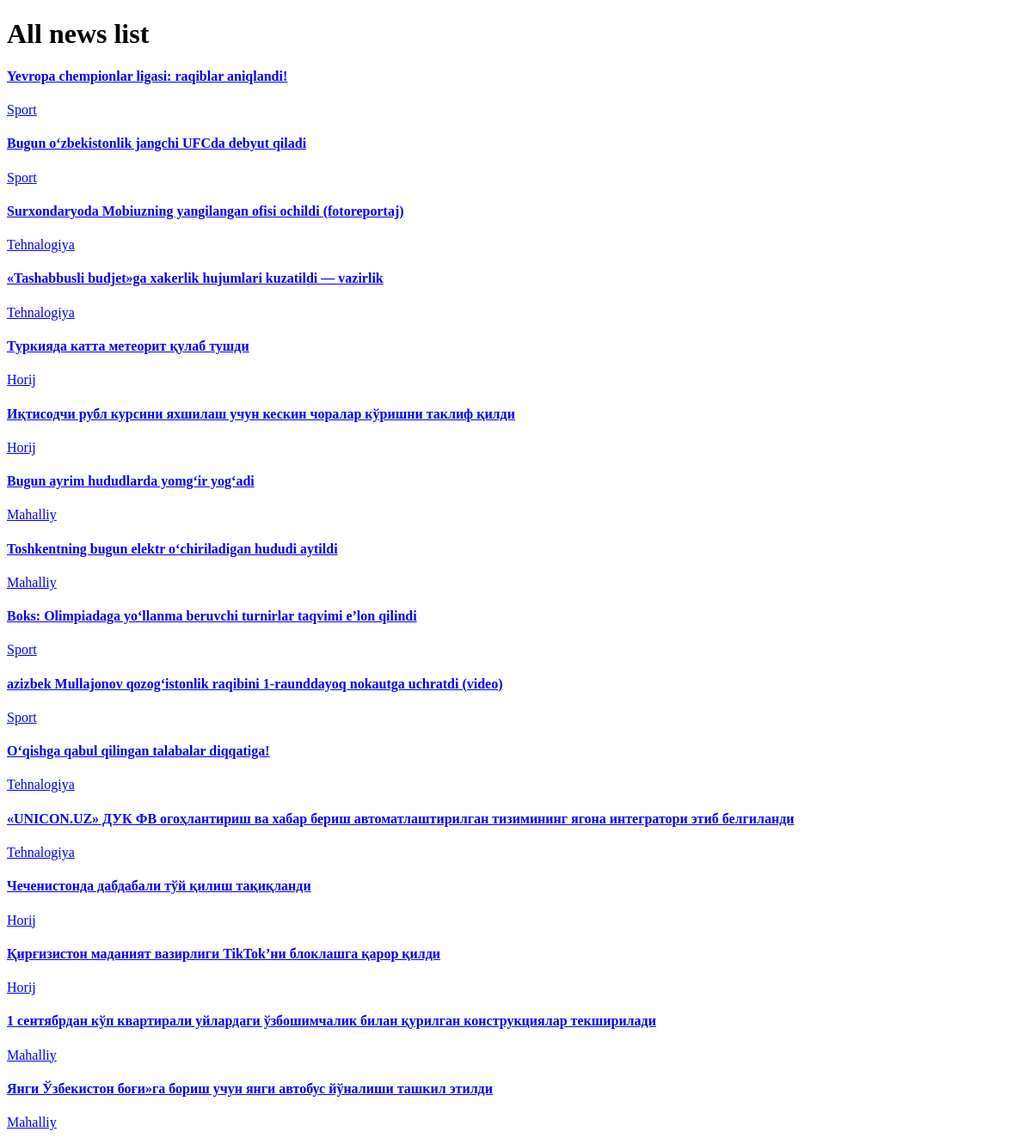
Before: /news/ with the older database file.
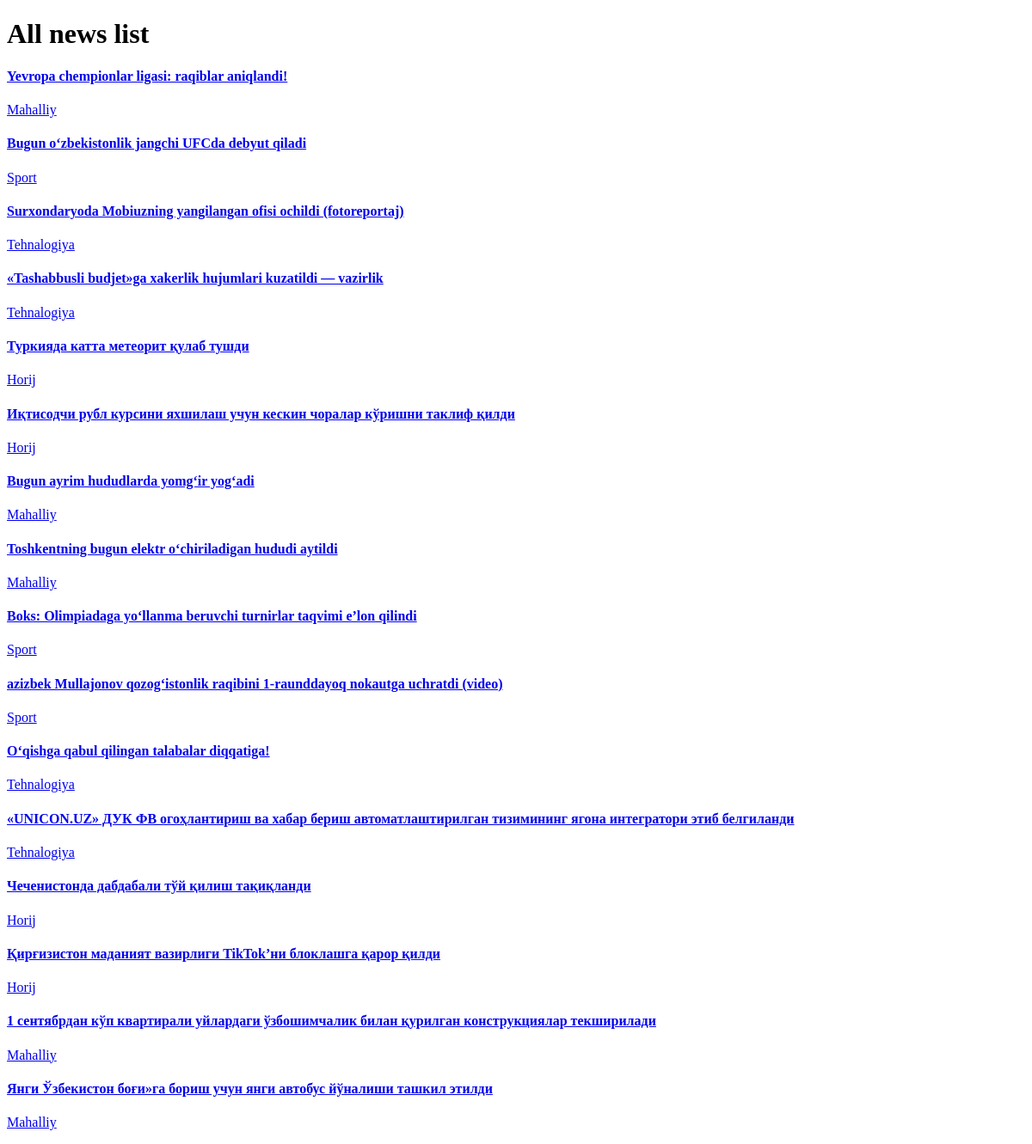
After: the same page with the newer database file.
### news_app/models.py (models this page shows, shortened)
class News(models.Model):
    class Status(models.TextChoices):
        Draft = 'DF', 'Draft'
        Published = 'PB', 'Published'
    title = models.CharField(max_length=250)
    slug = models.SlugField(max_length=250)
    body = models.TextField()
    image = models.ImageField(upload_to='news/images')
    category = models.ForeignKey(Category,
                                 on_delete=models.CASCADE
                                 )
    publish_time = models.DateTimeField(default=timezone.now)
    created_time = models.DateTimeField(auto_now_add=True)
    updated_time = models.DateTimeField(auto_now=True)
    status = models.CharField(max_length=2,
                              choices=Status.choices,
                              default=Status.Draft
                              )
    objects = models.Manager()
    published = PublishedManager()
    class Meta:
        ordering = ["-publish_time"]

class Category(models.Model):
    name = models.CharField(max_length=150)
    def __str__(self):
        return self.name

### news_app/views.py (the view)
# urls.py: path('news/', news_list, name='all_news_list'),
def news_list(request):
    news_list = News.published.all()
    context = {
        'news_list': news_list
    }
    return render(request, 'news_list.html', context)

### news_app/context_processor.py (called while the page is built)
def latest_new(request):
    latest_new = News.published.all().order_by("-publish_time")[:10]
    category = Category.objects.all()
    context = {
        'latest_new': latest_new,
        'category': category
    }
    return context

### news_app/models.py (called while the page is built)
    def get_queryset(self):
        return super().get_queryset().filter(status=News.Status.Published)

### templates/news_list.html (shortened to what this page needs)
<!DOCTYPE html>
<html lang="en">
<head>
</head>
<body>
    <h1>All news list</h1>
    {% for news in news_list %}
    <a href="{% url 'news_detail_page' news.pk %}">
           <h4>{{ news.title }}</h4>
            <p>{{ news.category }}</p>
    </a>
    {% endfor %}
</body>
</html>

Changed rows visible on the page:
changed News "Yevropa chempionlar ligasi: raqiblar aniqlandi!": category "Sport" → "Mahalliy"
